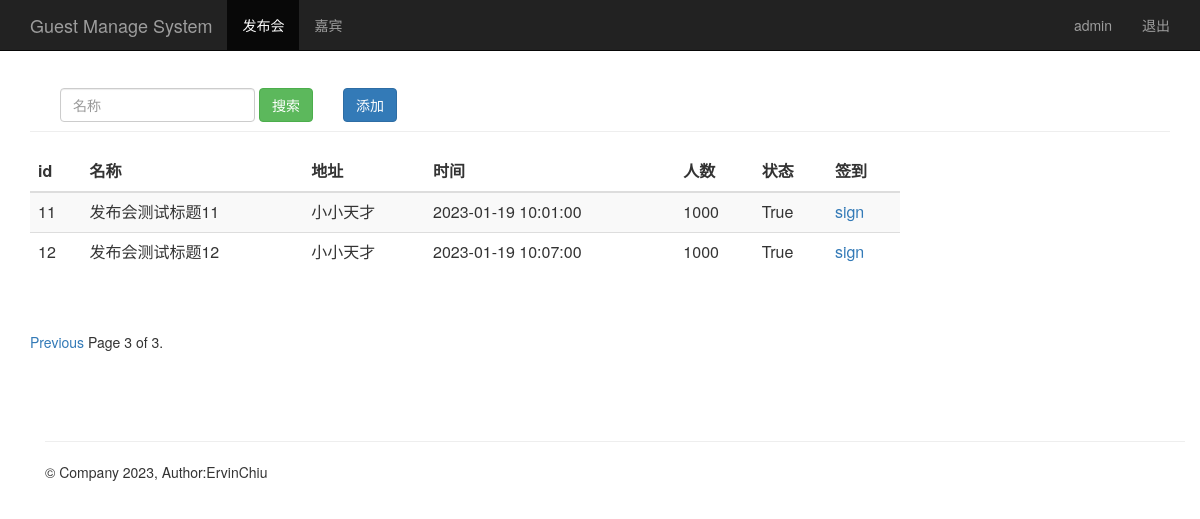
Page /event_manage/?page=3 (signed in) on the committed database.
### sign/models/event.py (models this page shows, shortened)
class Event(models.Model):
    name = models.CharField(max_length=100)            # 发布会标题
    limit = models.IntegerField()                      # 限制人数
    status = models.BooleanField()                     # 状态
    address = models.CharField(max_length=200)         # 地址
    start_time = models.DateTimeField('events time')   # 发布会时间
    create_time = models.DateTimeField(auto_now=True)  # 创建时间（自动获取当前时间）

### sign/views.py (the view)
# urls.py: path('event_manage/', views.event_manage),
@login_required
def event_manage(request):
    username = request.session.get('user', '')  # 读取浏览器 session
    events = Event.objects.all()
    paginator=Paginator(events,5)
    page=request.GET.get('page')
    try:
        events=paginator.page(page)
    except PageNotAnInteger:
        events=paginator.page(1)
    except EmptyPage:
        events=paginator.page(paginator.num_pages)
    return render(request, "event_manage.html", {"user": username, "events": events})

### sign/templates/event_manage.html (shortened to what this page needs)
{% extends "base.html" %}
{% block content %}
    <nav class="navbar navbar-inverse navbar-fixed-top">
      <div class="container">
        <div class="navbar-header">
          <a class="navbar-brand" href="/event_manage/">Guest Manage System</a>
        </div>
        <div id="navbar" class="collapse navbar-collapse">
          <ul class="nav navbar-nav">
            <li class="active"><a href="#">发布会</a></li>
            <li><a href="/guest_manage/">嘉宾</a></li>
          </ul>
          <ul class="nav navbar-nav navbar-right">
           <li><a href="#">{{user}}</a></li>
           <li><a href="/logout/">退出</a></li>
         </ul>
        </div>
      </div>
    </nav>
    <div class="container theme-showcase" role="main">
      <div class="page-header" style="margin-top: 80px;">
        <div id="navbar" class="navbar-collapse collapse" style="float:left;">
          <form class="navbar-form" method="get" action="/search_name/">
            <div class="form-group">
              <input name="name" type="text" placeholder="名称" class="form-control">
            </div>
            <button type="submit" class="btn btn-success">搜索</button>
          </form>
        </div>
        <div "float:right;">
          <button type="submit" class="btn btn-primary" onclick="window.location.href='/add_event/'" style="margin-top: 8px;">添加</button>
        </div>
      </div>
      <div class="row" >
        <div class="col-md-6" style="width: 900px;">
          <table class="table table-striped">
            <thead>
              <tr>
                <th>id</th>
                <th>名称</th>
                <th>地址</th>
                <th>时间</th>
                <th>人数</th>
                <th>状态</th>
                <th>签到</th>
              </tr>
            </thead>
            <tbody>
              {% for event in events %}
                <tr>
                  <td>{{ event.id }}</td>
                  <td>{{ event.name }}</td>
                  <td>{{ event.address }}</td>
                  <td>{{ event.start_time | date:"Y-m-d H:i:s" }}</td>
                  <td>{{ event.limit }}</td>
                  <td>{{ event.status }}</td>
                  <td><a href="/sign_index/{{ event.id }}/"  target="{{ event.id }}_blank">sign</a></td>
                </tr>
             {% endfor %}
            </tbody>
          </table>
        </div>
      </div>
      <div class="pagination">
        <span class="step-links">
          <ul class="pagination">
            {% if events.has_previous %}
              <a href="?page={{ events.previous_page_number }}">Previous</a>
            {% endif %}
				<span class="current">
				Page {{ events.number }} of {{ events.paginator.num_pages }}.
				</span>
        </span>
      </div>
{% endblock %}

### rows in the picture
Event: id "11", name "发布会测试标题11", address "小小天才", start_time "2023-01-19 10:01:00", limit "1000", status "True"
Event: id "12", name "发布会测试标题12", address "小小天才", start_time "2023-01-19 10:07:00", limit "1000", status "True"

### other values in the picture
{{ user }} "admin"
{{ events.number }} "3"
{{ events.paginator.num_pages }} "3"
